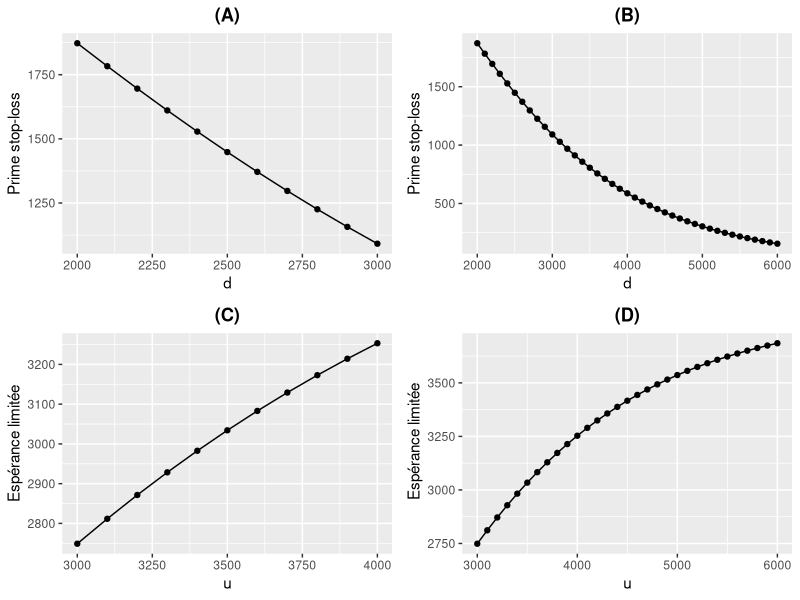

Write the R code that produced this figure.
## ---- chunk 1
# Les données
data <-  c(1500, 6000, 3500, 3800, 1800, 5500, 4800, 4200, 3900, 3000)

# Les estimateurs ont été calculés à l'aide de SAS
Estimateurs <- data.frame("mu" =8.1618, "sigma" = 0.4278)

# Présenter les estimateurs dans un tableau
#library(xtable)
#options(xtable.comment = FALSE)
#xtable(Estimateurs, caption = "Paramètres estimés d'une loi log-normale à l'aide du maximum de vraisemblance",  
#                 align = c("c", "c", "c"),
#                 digits = c(0, 4, 4)) 
## ---- chunk 2
# Les estimateurs ont été calculés à l'aide de SAS en a)
mu <- 8.1618
sigma <-  0.4278

# Valeurs des déductibles d à utiliser
d <- 100 * seq(20,30)

# Calculer les primes STOP-LOSS pour les différents déductibles d
STOP_LOSS <- function(x) {
    exp(mu + sigma^2/2) * (1 - pnorm((log(x) - mu - sigma^2)/sigma)) - 
        x * (1 - pnorm((log(x) - mu)/sigma))
}

Primes_STOP_LOSS <- data.frame(d, "Prime" = sapply(d, function(x) STOP_LOSS(x)))

# Présenter les valeurs des primes STOP-LOSS en fonction de d 
#library(xtable)
#options(xtable.comment = FALSE)
#xtable(Primes_STOP_LOSS, caption = "Valeurs de la prime STOP-LOSS pour chacun des déductibles d donnés",  
#                 align = c("c", "c", "c"),
#                 digits = c(0, 0, 4)) 
## ---- chunk 3
# Représenter graphiquement l'évalution en fonction de d
library(ggplot2)
plot1 <- ggplot(data = Primes_STOP_LOSS, aes(x= Primes_STOP_LOSS$d, y = Primes_STOP_LOSS$Prime)) + geom_point() + geom_line() + xlab("d") + ylab("Prime stop-loss") +ggtitle("(A)") + theme(plot.title =  element_text(face="bold", hjust = 0.5))

value_test <- data.frame(d=(100 * seq(20,60)), "Prime" = sapply((100 * seq(20,60)), function(x) STOP_LOSS(x)))

plot2 <- ggplot(data=value_test, aes(x=value_test$d, y=value_test$Prime)) + geom_point() + geom_line() + xlab("d") + ylab("Prime stop-loss") +ggtitle("(B)") + theme(plot.title =  element_text(face="bold", hjust = 0.5))
## ---- chunk 4
# Valeurs des limites u à utiliser
u <- 100 * seq(30,40)

# Calculer l'espérance limitée pour les différents limites u
Esp_limite <- function(x) {
    exp(mu + sigma^2/2) * pnorm((log(x) - mu - sigma^2)/sigma) + 
        x * (1 - pnorm((log(x) - mu)/sigma))
}

Primes_Esp_limite <- data.frame(u, "Prime" = sapply(u, function(x) Esp_limite(x)))

# Présenter les valeurs des espérances limitées en fonction de u
#library(xtable)
#options(xtable.comment = FALSE)
#xtable(Primes_Esp_limite, caption = "Valeurs de l'espérance limitée pour chacune des limites u données",  
#                 align = c("c", "c", "c"),
#                 digits = c(0, 0, 4)) 
## ---- chunk 5
# Représenter graphiquement l'évalution en fonction de d
library(ggplot2)
plot3 <- ggplot(data = Primes_Esp_limite, aes(x= Primes_Esp_limite$u, y = Primes_Esp_limite$Prime)) + geom_point() + geom_line() + xlab("u") + ylab("Espérance limitée") +ggtitle("(C)") + theme(plot.title =  element_text(face="bold", hjust = 0.5))

value_test_2 <- data.frame(u=(100 * seq(30,60)), "Prime" = sapply((100 * seq(30,60)), function(x) Esp_limite(x)))

plot4 <- ggplot(data=value_test_2, aes(x=value_test_2$u, y=value_test_2$Prime)) + geom_point() + geom_line() + xlab("u") + ylab(" Espérance limitée") +ggtitle("(D)") + theme(plot.title =  element_text(face="bold", hjust = 0.5))


library(gridExtra)
grid.arrange(plot1, plot2, plot3, plot4, ncol=2, nrow=2)
## ---- chunk 6
# Valeurs du déductible d à utiliser
d <- d[1]

# Nombre de simulations
m <- c(1e5, 5e5, 1e6)

# Simuler un échantillon de m simulations de la log log-normale
# avec les paramètres estimés en a)
simul <- function(x) rlnorm(x, meanlog = mu, sdlog = sigma)
simulation <- sapply(1:3, function(i) simul(m[i]))

# Approximer la prime STOP-LOSS ayant un déductible de 2000 par simulation
approximation <- sapply(1:3, function(x)
                    mean(sapply(1:m[x], function(i) 
                        max(0, simulation[[x]][i] - 2000))))

approx <- data.frame(m, approximation)
# Présenter les valeurs approximées de la prime STOP-LOSS ayant un déductible de 2000 
#library(xtable)
#options(xtable.comment = FALSE)
#xtable(approx, caption = "Valeurs approximées par simulations de la prime STOP-LOSS ayant un déductible de 2000",  
#                 align = c("c", "c", "c"),
#                 digits = c(0, 0, 4)) 
## ---- chunk 7
# Les estimateurs ont été calculés à l'aide de SAS
Estimateurs <- data.frame("mu" =6.8418, "sigma" = 0.8278)

# Présenter les estimateurs dans un tableau
#library(xtable)
#options(xtable.comment = FALSE)
#xtable(Estimateurs, caption = "Paramètres estimés d'une loi log-normale à l'aide du maximum de vraisemblance",  
#                 align = c("c", "c", "c"),
#                 digits = c(0, 4, 4)) 
## ---- chunk 8
# Les estimateurs ont été calculés à l'aide de SAS en a)
mu <- 6.8418
sigma <-  0.8278

# Valeurs des déductibles d à utiliser
d <- 100 * seq(20,30)

# Calculer les primes STOP-LOSS pour les différents déductibles d
STOP_LOSS <- function(x) {
    exp(mu + sigma^2/2) * (1 - pnorm((log(x) - mu - sigma^2)/sigma)) - 
        x * (1 - pnorm((log(x) - mu)/sigma))
}

Primes_STOP_LOSS <- data.frame(d, "Prime" = sapply(d, function(x) STOP_LOSS(x)))

# Présenter les valeurs des primes STOP-LOSS en fonction de d 
library(xtable)
options(xtable.comment = FALSE)
xtable(Primes_STOP_LOSS, caption = "Valeurs de la prime STOP-LOSS pour chacun des déductibles d donnés",  
                 align = c("c", "c", "c"),
                 digits = c(0, 0, 4)) 
## ---- chunk 9
# Valeurs des limites u à utiliser
u <- 100 * seq(30,40)

# Calculer l'espérance limitée pour les différents limites u
Esp_limite <- function(x) {
    exp(mu + sigma^2/2) * pnorm((log(x) - mu - sigma^2)/sigma) + 
        x * (1 - pnorm((log(x) - mu)/sigma))
}

Primes_Esp_limite <- data.frame(u, "Prime" = sapply(u, function(x) Esp_limite(x)))

# Présenter les valeurs des espérances limitées en fonction de u
library(xtable)
options(xtable.comment = FALSE)
xtable(Primes_Esp_limite, caption = "Valeurs de l'espérance limitée pour chacune des limites u données",  
                 align = c("c", "c", "c"),
                 digits = c(0, 0, 4)) 
## ---- chunk 10
library(MASS)
library(fitdistrplus)

# Paramètre de la loi beta et binomial
a <- 2
b <- 2
r <- 2

# Données
x <- 5
x <- rnbinom(100, 2, 0.4)
fitdistr(x, "negative binomial")
p <- r / (fitdistr(x, "negative binomial")$estimate[2] + r)
p
## ---- chunk 11
m <- 10000
f <- function(x){
    36 * (gamma(2 + x))^2 / factorial(x) / gamma(6 + x)
}


valeur <- sapply(0:100, function(i) f(i))
cumsum(valeur)
## ---- chunk 12
data 
